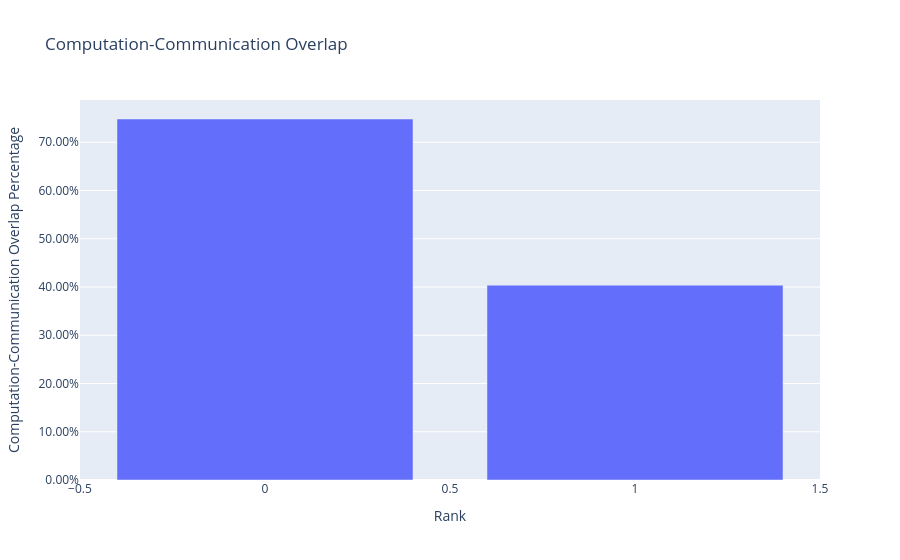

Notebook cell for this chart:
### Code cell
overlap_df = analyzer.get_comm_comp_overlap()
overlap_df

### Figure 1 — Plotly figure (JSON) as saved in the notebook; plotly's stock layout.template omitted (floating-point values rounded to 4 significant figures)
{"data": [{"hovertemplate": "Rank=%{x}<br>Computation-Communication Overlap Percentage=%{y}<extra></extra>", "legendgroup": "", "marker": {"color": "#636efa", "pattern": {"shape": ""}}, "name": "", "orientation": "v", "showlegend": false, "textposition": "auto", "type": "bar", "x": [0, 1], "xaxis": "x", "y": [0.7482, 0.4038], "yaxis": "y"}], "layout": {"barmode": "relative", "legend": {"tracegroupgap": 0}, "title": {"text": "Computation-Communication Overlap"}, "xaxis": {"anchor": "y", "domain": [0, 1], "title": {"text": "Rank"}}, "yaxis": {"anchor": "x", "domain": [0, 1], "tickformat": ".2%", "title": {"text": "Computation-Communication Overlap Percentage"}}}}
